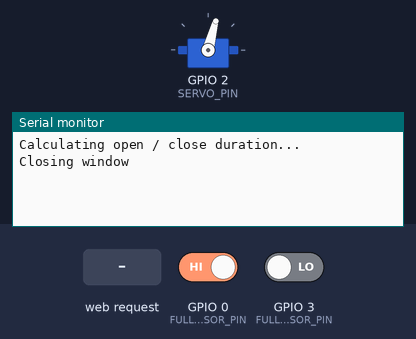
A sketch run on a simulated ESP8266 (NodeMCU). Shown: servo, the last lines printed to the serial monitor. The inputs (shaded band) are chosen by the test bench; at power-on: GPIO 0 (FULLY_CLOSE_SENSOR_PIN) HIGH, GPIO 3 (FULLY_OPEN_SENSOR_PIN) LOW. WiFi joins after 1.5 s; servers stay silent unless stated.

Above: at 0.8 s.
0.9 s: GPIO 0 (FULLY_CLOSE_SENSOR_PIN) driven LOW
At 1.6 s:
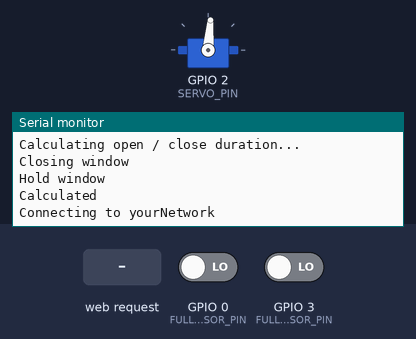
2.4 s: HTTP request GET /window/currentPosition received
At 3.8 s:
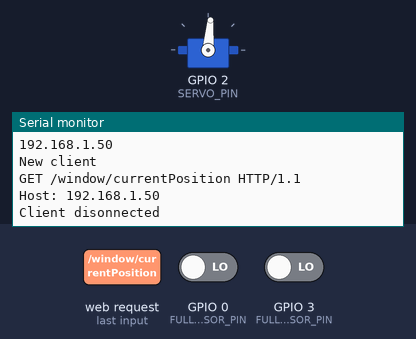
4.1 s: HTTP request GET /window/positionState received
At 5.3 s:
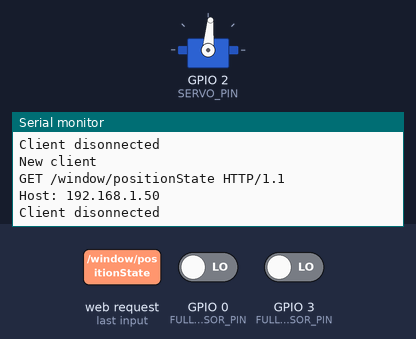
5.6 s: HTTP request GET /window/targetPosition received
At 6.6 s:
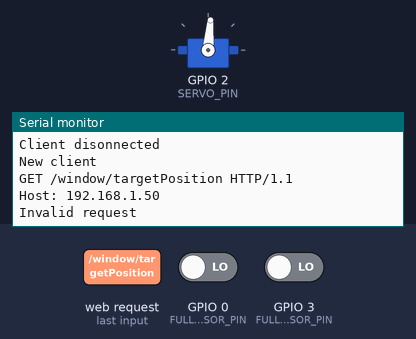

Measured:
- after the input at 0.9 s, the serial monitor: prints a new line at once (image 1)
- after the input at 2.4 s, the serial monitor: prints a new line after 0.26 s (image 2)
- after the input at 4.1 s, the serial monitor: prints a new line at once (image 3)
- after the input at 5.6 s, the serial monitor: prints a new line at once (image 4)

The sketch:

esp8266-window.ino
```cpp
/*
 *  This sketch demonstrates how to set up a simple HTTP-like server.
 */

#define SERVO_PIN 2
#define FULLY_OPEN_SENSOR_PIN 3
#define FULLY_CLOSE_SENSOR_PIN 0

#include <ESP8266WiFi.h>
#include <Servo.h>

const char* ssid = "yourNetwork";
const char* password = "secretPassword";

WiFiServer server(1337);  // 80

Servo servo;

enum HttpMethod {
  HM_NONE,
  HM_GET,
  HM_POST
};

enum PositionState {
  PS_DECREASING = 0,
  PS_INCREASING = 1,
  PS_STOPPED = 2
};

const int windowPhysicalLength = 120;
const int windowMargin = 4;
const int windowLength = windowPhysicalLength - (2 * windowMargin);

int currentPosition = -1;
int targetPosition = -1;

int previousPosition = -1;

unsigned long onePercentDuration;
unsigned long previousPositionTime;

/*
 * Setup
 */
void setup() {
  Serial.begin(115200);
  delay(10);

  pinMode(FULLY_OPEN_SENSOR_PIN, INPUT);
  pinMode(FULLY_CLOSE_SENSOR_PIN, INPUT);

  Serial.println();
  Serial.println();

  // Calculate window opening / closing duration
  Serial.println("Calculating open / close duration...");
  calculateDuration();
  Serial.println("Calculated");

  Serial.println();

  // Connect to WiFi network
  Serial.print("Connecting to ");
  Serial.println(ssid);

  WiFi.begin(ssid, password);

  while (WiFi.status() != WL_CONNECTED) {
    delay(500);
    Serial.print(".");
  }
  Serial.println("");
  Serial.println("WiFi connected");

  // Start the server
  server.begin();
  Serial.println("Server started");

  // Print the IP address
  Serial.println(WiFi.localIP());
}

void handleRequest(String request, String& response, String route,
    HttpMethod httpMethod, String (*handler)(String)) {
  if (response.length() > 0) {
    return;
  }

  String reqHttpMethodString = shiftStringUntil(request, " ");
  HttpMethod reqHttpMethod = parseHttpMethodString(reqHttpMethodString);

  String reqRoute = shiftStringUntil(request, " ");

  if (reqHttpMethod != httpMethod) {
    return;
  }

  if (reqRoute != route) {
    return;
  }

  shiftStringUntil(request, "\r\n\r\n");
  String requestBody = request;

  response = handler(requestBody);
}

String createResponse(String responseBody) {
  // Prepare the response
  String response = "HTTP/1.1 200 OK\r\n";
  response += "Content-Type: application/json\r\n";
  response += "\r\n";
  if (responseBody.length() > 0) {
    response += responseBody;
  }
  return response;
}

String createResponse() {
  String responseBody;
  String response = createResponse(responseBody);
  return response;
}

String handleCurrentPosition(String requestBody) {
  String responseBody = String(currentPosition);
  String response = createResponse(responseBody);
  return response;
}

String handlePositionState(String requestBody) {
  PositionState state = PS_STOPPED;
  if (targetPosition != -1) {
    int diff = targetPosition - currentPosition;
    if (diff > 0) {
      state = PS_INCREASING;
    } else if (diff < 0) {
      state = PS_DECREASING;
    }
  }
  String responseBody = String(state);
  String response = createResponse(responseBody);
  return response;
}

String handleTargetPosition(String requestBody) {
  String response = createResponse();

  // TODO: Pretty bad JSON parsing.
  // We should really use a proper JSON parsing library here.
  const String valueKey = "\"value\"";
  int idx = requestBody.indexOf(valueKey);
  if (idx == -1) {
    return response;
  }
  requestBody.remove(0, idx + valueKey.length());

  idx = requestBody.indexOf(':');
  if (idx == -1) {
    return response;
  }
  requestBody.remove(0, idx + 1);

  idx = requestBody.indexOf('}');
  if (idx == -1) {
    return response;
  }
  String newTargetPositionStr = requestBody.substring(0, idx);
  newTargetPositionStr.trim();

  int newTargetPosition = newTargetPositionStr.toInt();

  // if isNaN(newTargetPosition)
  if (newTargetPosition == 0 && newTargetPositionStr != "0") {
    return response;
  }

  if (newTargetPosition < 0 || newTargetPosition > 100
      || newTargetPosition == targetPosition
      || (targetPosition == -1 && newTargetPosition == currentPosition)) {
    return response;
  }

  targetPosition = newTargetPosition;

  Serial.println("Target position: " + targetPosition);

  previousPosition = currentPosition;
  previousPositionTime = millis();

  int diff = targetPosition - currentPosition;
  if (diff > 0) {
    openWindow();
  } else if (diff < 0) {
    closeWindow();
  }

  return response;
}

/*
 * Loop
 */
void loop() {
  // Handle requested target position
  if (targetPosition != -1) {
    unsigned long time = millis();
    int prevDiff = targetPosition - previousPosition;
    int newCurrentPosition = _min(100, _max(0, (previousPosition
      + (prevDiff > 0 ? 1 : -1)
        * ((time - previousPositionTime) / onePercentDuration))));
    if (newCurrentPosition != currentPosition) {
      currentPosition = newCurrentPosition;
      Serial.println("Current position: " + String(currentPosition));
    }
    bool isFullyOpen = isWindowFullyOpen();
    bool isFullyClose = isWindowFullyClose();
    int diff = targetPosition - currentPosition;
    if ((prevDiff > 0 && isFullyOpen)
        || (prevDiff < 0 && isFullyClose)
        || (prevDiff > 0 && diff <= 0 && targetPosition != 100)
        || (prevDiff < 0 && diff >= 0 && targetPosition != 0)) {
      holdWindow();
      if (isFullyOpen) {
        currentPosition = 100;
      } else if (isFullyClose) {
        currentPosition = 0;
      }
      targetPosition = -1;
      previousPosition = -1;
      previousPositionTime = 0;
    }
    delay(1);
  }

  // Check if a client has connected
  WiFiClient client = server.available();
  if (!client) {
    return;
  }

  // Wait until the client sends some data
  Serial.println("New client");
  while(!client.available()){
    if (!client.connected()) {
      Serial.println("Client disonnected");
      client.stop();
      return;
    }
    delay(1);
  }

  // Read the first line of the request
  //String req = client.readStringUntil('\r');
  String req;
  while (client.available()) {
    char c = client.read();
    req += c;
  }
  Serial.println();
  Serial.println(req);
  client.flush();

  // Match the request
  String res;

  handleRequest(req, res, "/window/currentPosition", HM_GET,
    handleCurrentPosition);

  handleRequest(req, res, "/window/positionState", HM_GET,
    handlePositionState);

  handleRequest(req, res, "/window/targetPosition", HM_POST,
    handleTargetPosition);

  if (res.length() == 0) {
    Serial.println("Invalid request");
    client.stop();
    return;
  }

  client.flush();

  // Send the response to the client
  client.print(res);
  delay(1);
  Serial.println("Client disonnected");

  // The client will actually be disconnected
  // when the function returns and 'client' object is detroyed
}

void holdWindow() {
  Serial.println("Hold window");
  if (servo.attached()) {
    //servo.write(90);
    servo.write(85);
    //delay(1000);
    delay(250);
    servo.detach();
    delay(1);
  }
}

void closeWindow() {
  Serial.println("Closing window");
  if (!servo.attached()) {
    servo.attach(SERVO_PIN);
    delay(1);
  }
  //servo.write(0);
  //servo.write(55);
  servo.write(75);
  delay(1);
}

void openWindow() {
  Serial.println("Opening window");
  if (!servo.attached()) {
    servo.attach(SERVO_PIN);
    delay(1);
  }
  //servo.write(180);
  //servo.write(115);
  servo.write(95);
  delay(1);
}

void calculateDuration() {
  if (!isWindowFullyOpen()) {
    openWindow();
  }
  while (!isWindowFullyOpen()) {
    delay(1);
  }
  unsigned long calculateStart = millis();
  closeWindow();
  while (!isWindowFullyClose()) {
    delay(1);
  }
  holdWindow();
  unsigned long calculateEnd = millis();
  onePercentDuration = (calculateEnd - calculateStart) / 100;
  currentPosition = 0;
}

String shiftStringUntil(String& s, String untilString) {
  String result;
  int idx = s.indexOf(untilString);;
  if (idx != -1) {
    result = s.substring(0, idx);
    s.remove(0, idx + untilString.length());
  }
  return result;
}

HttpMethod parseHttpMethodString(String httpMethodStr) {
  HttpMethod result;
  if (httpMethodStr == "GET") {
    result = HM_GET;
  } else if (httpMethodStr == "POST") {
    result = HM_POST;
  } else {
    result = HM_NONE;
  }
  return result;
}

bool isPinHigh(int pin) {
  int val = digitalRead(pin);
  delay(1);
  bool result = val == HIGH ? true : false;
  return result;
}

bool isWindowFullyOpen() {
  bool result = !isPinHigh(FULLY_OPEN_SENSOR_PIN);
  return result;
}

bool isWindowFullyClose() {
  bool result = !isPinHigh(FULLY_CLOSE_SENSOR_PIN);
  return result;
}
```
